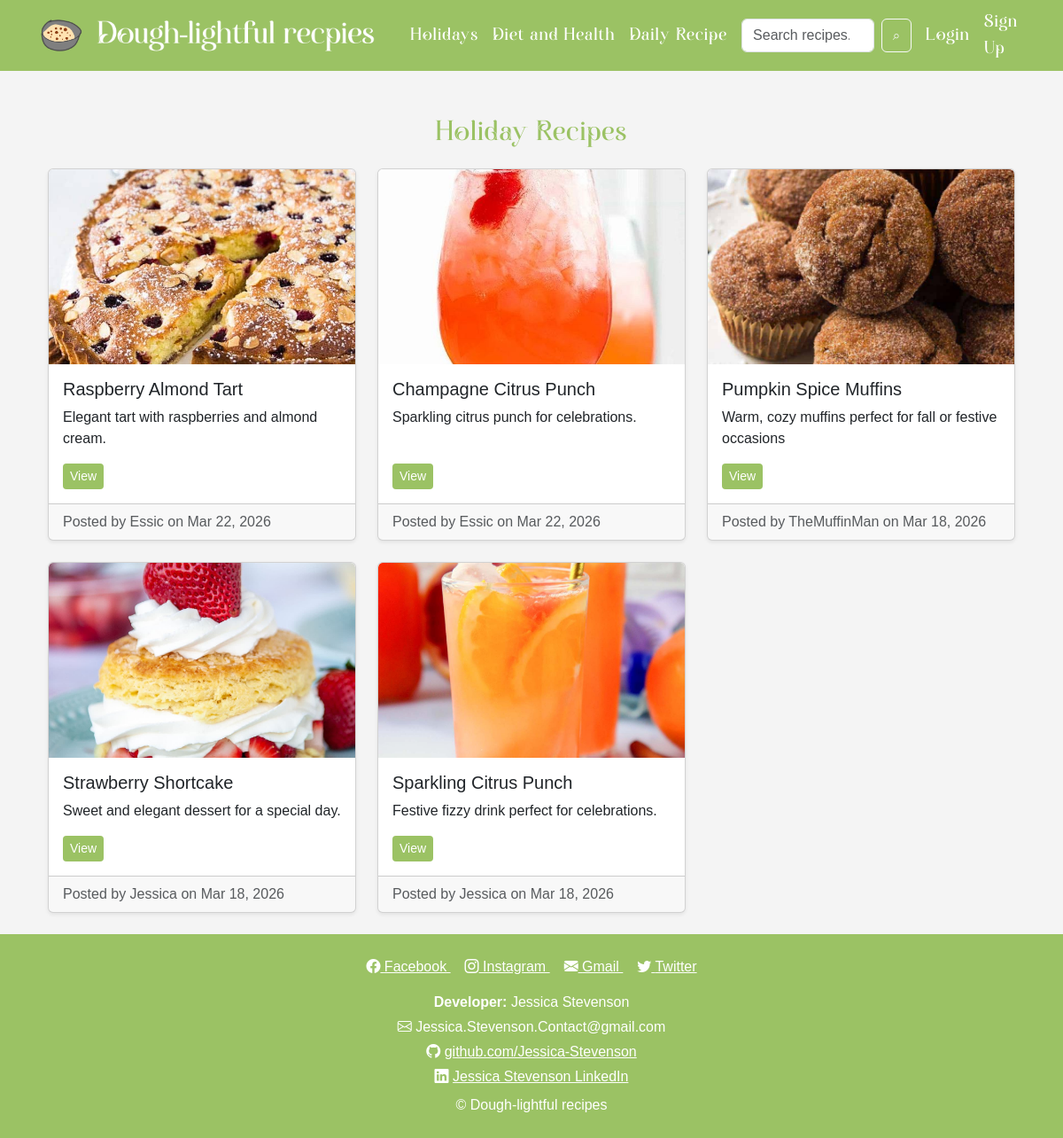
/holidays/, run on an earlier commit of the app's database.
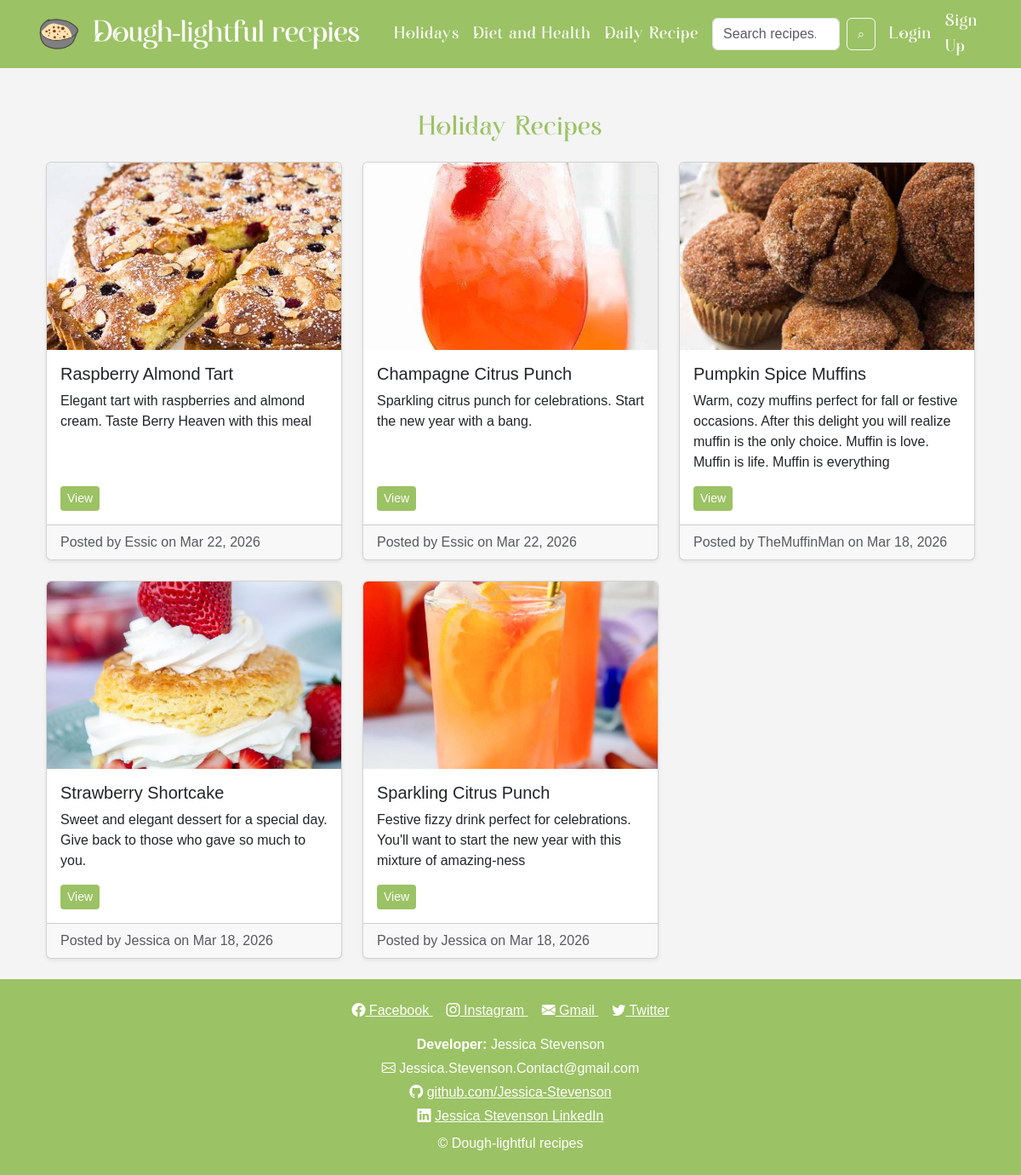
And on a later commit of the database.
### recipe/models.py (models this page shows, shortened)
class Recipe(models.Model):
    MAIN_CATEGORIES = [
        ('daily', 'Daily Recipes'),
        ('holiday', 'Holidays'),
        ('health', 'Diet & Health'),
    ]
    SUB_CATEGORIES = [
        ('breakfast', 'Breakfast'),
        ('lunch', 'Lunch'),
        ('dinner', 'Dinner'),
        ('dessert', 'Dessert'),
        ('drinks', 'Drinks'),
        ('new_years', "New Year's"),
        ('mothers_day', "Mother's Day"),
        ('keto', 'Keto'),
        ('vegetarian', 'Vegetarian'),
    ]
    user = models.ForeignKey(User, on_delete=models.CASCADE)
    title = models.CharField(max_length=200)
    description = models.TextField()
    ingredients = models.TextField()
    instructions = models.TextField()
    image = models.ImageField(upload_to='recipes/', blank=True, null=True)
    main_category = models.CharField(max_length=20, choices=MAIN_CATEGORIES)
    sub_category = models.CharField(max_length=20, choices=SUB_CATEGORIES, blank=True, null=True)
    created_at = models.DateTimeField(auto_now_add=True)

### recipe/views.py (the view)
# urls.py: path('holidays/', views.holidays_view, name='holidays'),
def holidays_view(request):
    subcat = request.GET.get('subcategory')
    recipes = Recipe.objects.filter(
        main_category='holiday',
        sub_category=subcat
    ).order_by('-created_at') if subcat else Recipe.objects.filter(main_category='holiday').order_by('-created_at')
    template_name = f'food/holidays/{subcat}.html' if subcat else 'food/holidays/all.html'
    return render(request, template_name, {'recipes': recipes})

### templates/food/holidays/all.html (shortened to what this page needs)
{% extends 'base.html' %}
{% load static %}
{% block content %}
<div class="container mt-4">
    <h2 class="mb-4 text-center heading">Holiday Recipes</h2>
    <div class="row row-cols-1 row-cols-md-3 g-4">
        {% for recipe in recipes %}
        <div class="col">
            <div class="card h-100 shadow-sm">
                {% if recipe.image %}
                <img src="{{ recipe.image.url }}" class="card-img-top" alt="{{ recipe.title }}">
                {% else %}
                <img src="{% static 'recipestatic/Le_Logo.png' %}" class="card-img-top" alt="{{ recipe.title }}">
                {% endif %}
                <div class="card-body d-flex flex-column">
                    <h5 class="card-title">{{ recipe.title }}</h5>
                    <p class="card-text">
                        {{ recipe.description }}
                    </p>
                    <div class="mt-auto d-flex gap-2 flex-wrap">
                        <a href="{% url 'recipe_detail' recipe.id %}"
                        class="btn btn-sm"
                        style="background-color:#9BC264; color:white; border:none;">
                            View
                        </a>
                    </div>
                </div>
                <div class="card-footer text-muted">
                    Posted by {{ recipe.user.username }} on {{ recipe.created_at|date:"M d, Y" }}
                </div>
            </div>
        </div>
        {% empty %}
        <p class="text-center">No holiday recipes yet.</p>
        {% endfor %}
    </div>
</div>
{% endblock %}

### templates/base.html (shortened to what this page needs)
{% load static %}
<!DOCTYPE html>
<html>
<head>
    <link href="https://cdn.jsdelivr.net/npm/bootstrap@5.3.2/dist/css/bootstrap.min.css" rel="stylesheet">
    <link href="https://cdn.jsdelivr.net/npm/bootstrap-icons@1.11.3/font/bootstrap-icons.css" rel="stylesheet">
    <link rel="stylesheet" href="{% static 'recipestatic/style.css' %}">
</head>
<body class="d-flex flex-column min-vh-100">
<nav class="navbar navbar-expand-sm navbar-dark custom-navbar">
    <div class="container d-flex align-items-center">
        <div class="d-flex align-items-center">
            <a class="navbar-brand d-flex align-items-center me-4" href="{% url 'home' %}">
                <img src="{% static 'recipestatic/Le_Logo.png' %}" alt="Le Logo" class="logo-img me-2">
                <img src="{% static 'recipestatic/Logoagian.png' %}" alt="Logo" class="logo-img me-2">
            </a>
            <div class="nav-item dropdown me-3">
                <a class="nav-link dropdown-toggle text-white"
                   href="{% url 'holidays' %}"
                   role="button"
                   data-bs-toggle="dropdown"
                   onclick="window.location.href=this.href">
                    Holidays
                </a>
            </div>
            <div class="nav-item dropdown me-3">
                <a class="nav-link dropdown-toggle text-white"
                   href="{% url 'health_diet' %}"
                   role="button"
                   data-bs-toggle="dropdown"
                   onclick="window.location.href=this.href">
                    Diet and Health
                </a>
            </div>
            <div class="nav-item dropdown me-3">
                <a class="nav-link dropdown-toggle text-white"
                   href="{% url 'daily_all' %}"
                   role="button"
                   data-bs-toggle="dropdown"
                   onclick="window.location.href=this.href">
                    Daily Recipe
                </a>
            </div>
        </div>
        <div class="d-flex align-items-center ms-auto">
            <form class="d-flex me-3" method="get" action="{% url 'search' %}">
                <input class="form-control me-2" type="search" placeholder="Search recipes..." name="q">
                <button class="btn btn-outline-light" type="submit" style="font-size: 15px;">⌕</button>
            </form>
            {% if user.is_authenticated %}
            <div class="user-logout-wrapper d-flex align-items-center">
                <a class="nav-link text-white me-3" href="{% url 'home' %}">{{ user.username }}</a>
                <a href="#" class="nav-link text-white logout-link"
                onclick="document.getElementById('logout-form').submit(); return false;">
                    Logout
                </a>
                <form id="logout-form" method="post" action="{% url 'logout' %}" style="display:none;">
                    {% csrf_token %}
                </form>
                <a href="{% url 'create_recipe' %}" class="ms-3" style="padding-bottom: 3px;">
                    Create
                </a>
            </div>
            {% else %}
            <a class="nav-link text-white me-3" href="{% url 'login' %}">Login</a>
            <a class="nav-link text-white" href="{% url 'signup' %}">Sign Up</a>
            {% endif %}
        </div>
    </div>
</nav>
<div class="container mt-4 flex-grow-1">
    {% block content %}
    {% endblock %}
    <br>
</div>
<footer class="mt-auto" style="background-color: #9BC264; color:#fff; padding: 25px 0;">
    <div class="container text-center">
        <div class="mb-3">
            <a href="https://www.facebook.com" target="_blank" class="text-white me-3">
                <i class="bi bi-facebook"></i> Facebook
            </a>
            <a href="https://www.instagram.com" target="_blank" class="text-white me-3">
                <i class="bi bi-instagram"></i> Instagram
            </a>
            <a href="mailto:example@gmail.com" class="text-white me-3">
                <i class="bi bi-envelope-fill"></i> Gmail
            </a>
            <a href="https://twitter.com" target="_blank" class="text-white">
                <i class="bi bi-twitter"></i> Twitter
            </a>
        </div>
        <div class="mb-2">
            <p class="mb-1"><strong>Developer:</strong> Jessica Stevenson</p>
            <p class="mb-1">
                <i class="bi bi-envelope"></i> Jessica.Stevenson.Contact@gmail.com
            </p>
            <p class="mb-1">
                <i class="bi bi-github"></i>
                <a href="https://github.com/Jessica-Stevenson" target="_blank" class="text-white">
                    github.com/Jessica-Stevenson
                </a>
            </p>
            <p class="mb-1">
                <i class="bi bi-linkedin"></i>
                <a href="https://www.linkedin.com/in/jessica-stevenson-830639364/" target="_blank" class="text-white">
                    Jessica Stevenson LinkedIn
                </a>
            </p>
        </div>
        <p class="mb-0">&copy; Dough-lightful recipes</p>
    </div>
</footer>
</body>
</html>

### recipe/static/recipestatic/style.css (style rules this page uses)
body { background-color: #f4f4f4; font-family: Arial, sans-serif; overflow-x: hidden; }
.heading { font-family: 'Auralyess', sans-serif; color: #9BC264; letter-spacing: 1px; }
.custom-navbar { background-color: #9BC264; }
.custom-navbar .navbar-brand { font-size: 24px; font-weight: bold; }
.logo-img { height: 40px; width: auto; }
.card-img-top { width:100%; height:220px; object-fit:cover; display:block; }
.card { overflow:hidden; }
.custom-navbar .nav-link, .custom-navbar .dropdown-toggle { display: flex; align-items: center; justify-content: center; position: relative; color: white; text-decoration: none; font-family: 'Auralyess', sans-serif; letter-spacing: 1px; font-size: 20px; line-height: 1.5; padding-bottom: 0.25rem; transition: color 0.3s ease; }
.custom-navbar .nav-link::after, .custom-navbar .dropdown-toggle::after { content: ''; position: absolute; left: 50%; bottom: 0; height: 4px; width: 0; background-color: white; transition: all 0.3s ease; transform: translateX(-50%); }
.custom-navbar .dropdown-toggle::after { display: none; }

What changed in the data, as far as the page shows it:
changed Recipe "Raspberry Almond Tart": description "Elegant tart with raspberries and almond cream." → "Elegant tart with raspberries and almond cream. Taste Berry Heaven with this meal"
changed Recipe "Champagne Citrus Punch": description "Sparkling citrus punch for celebrations." → "Sparkling citrus punch for celebrations. Start the new year with a bang."
changed Recipe "Pumpkin Spice Muffins": description "Warm, cozy muffins perfect for fall or festive occasions" → "…for fall or festive occasions. After this delight you will realize muffin is the only choice. Muffin is love. Muffin is life. Muffin is everything"
changed Recipe "Strawberry Shortcake": description "Sweet and elegant dessert for a special day." → "Sweet and elegant dessert for a special day. Give back to those who gave so much to you."
changed Recipe "Sparkling Citrus Punch": description "Festive fizzy drink perfect for celebrations." → "Festive fizzy drink perfect for celebrations. You'll want to start the new year with this mixture of amazing-ness"
